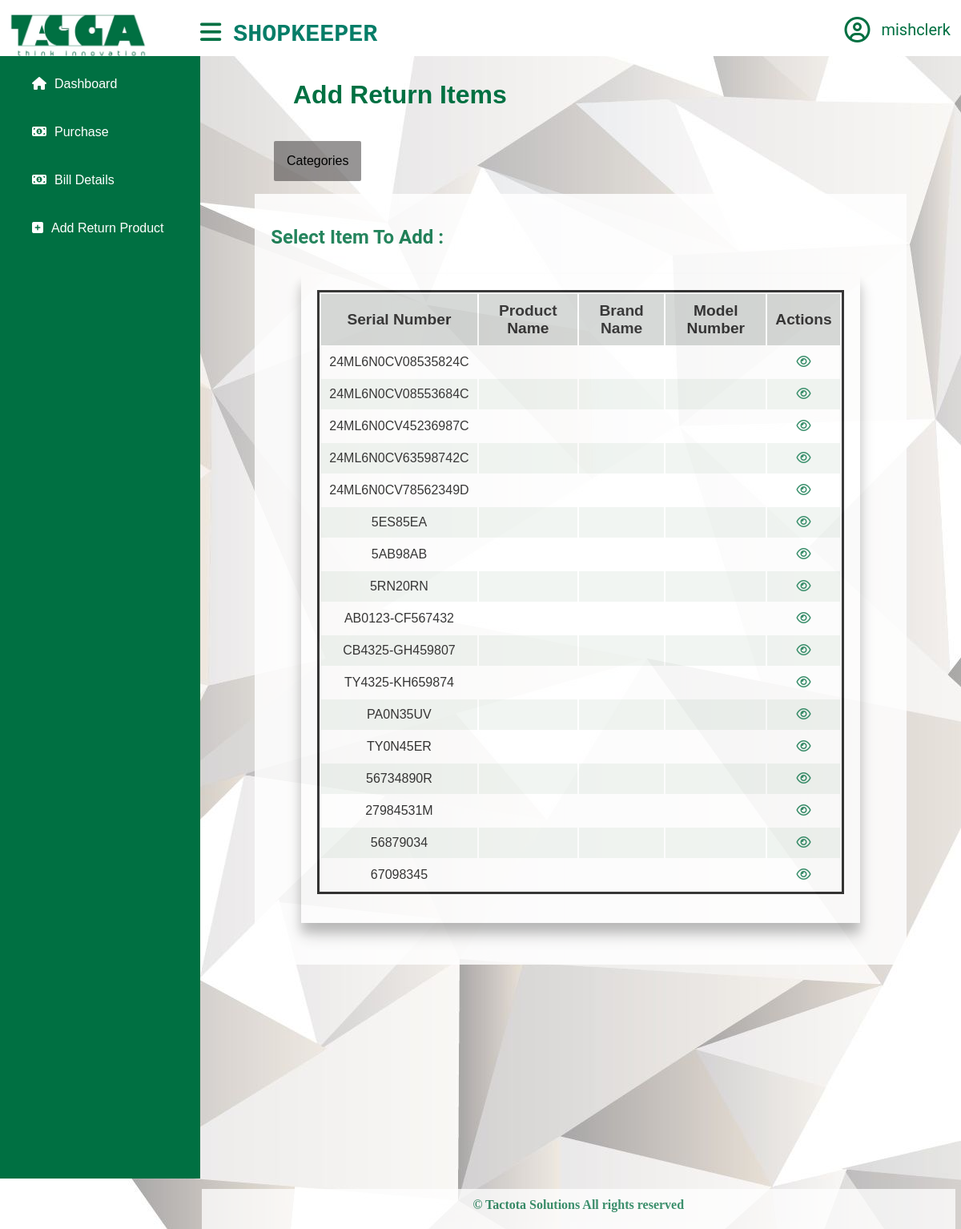
Screenshot of /views/shopkeeper_return_items.php (signed in) with the database file from the repository.
### tables this page shows
CREATE TABLE `user_account` (
  `emp_id` varchar(30) NOT NULL,
  `username` varchar(30) NOT NULL,
  `password` varchar(50) NOT NULL,
  `email` varchar(30) NOT NULL,
  `verified` tinyint(4) NOT NULL,
  `token` varchar(100) NOT NULL
);

CREATE TABLE `items` (
  `item_id` int(30) NOT NULL,
  `item_status` tinyint(1) NOT NULL,
  `serial_no` varchar(30) NOT NULL,
  `p_id` int(30) NOT NULL
);

### model/database.php (called while the page is built, shortened)
<?php
class database
{
    private static $_instance;
    private $_connection;
    public static function getInstance() {
        if(!isset(self::$_instance)) {
            self::$_instance = new self();
        }
        return self::$_instance;
    }
    private function __construct() {
        $this->_connection = new mysqli(host, username, password, dbname);
    }
    public function getConnection() {
        return $this->_connection;
    }
}

### controller/authenitication.php (called while the page is built, shortened)
<?php
  require_once("../model/authenitication_model.php");
class authenitication
{
    public function __construct()
    {
        $this->auth = new authenitication_model();
    }
    public function get_username(){
        $id=$_SESSION['emp_id'];
        return $this->auth->get_username($id);
    }
}

### model/authenitication_model.php (called while the page is built, shortened)
<?php
   require_once("database.php");
class authenitication_model{
       public function __construct() {
              $this->mysqli = database::getInstance()->getConnection();
           }
    public function get_username($id){
        $result = "";
        $query = $this->mysqli->query("SELECT username FROM user_account where user_account.emp_id='" . $id . "'");
            while ($row = $query->fetch_assoc()) {
                $result = $row;
            }
            return $result;
    }
}

### controller/inventory_maintain.php (called while the page is built, shortened)
<?php
require_once("../model/inventory_maintain_model.php");
class inventory_maintain
{
    public function __construct()
    {
        $this->inven = new inventory_maintain_model();
    }
    public function display_shopkeeper_return_items(){
        return $this->inven->shopkeeper_return_items();
    }
}

### model/inventory_maintain_model.php (called while the page is built, shortened)
<?php
require_once("database.php");
class inventory_maintain_model
{
    public function __construct() {
        $this->mysqli = database::getInstance()->getConnection();
    }
    public function shopkeeper_return_items(){
        $query=$this->mysqli->query("SELECT * FROM  product_list INNER JOIN items ON product_list.p_id=items.p_id AND items.item_status='1'");
        while ($row = $query->fetch_assoc()) {
            $result[]= $row;
        }
        return $result;
    }
}

### views/shopkeeper_return_items.php (the view, shortened to what this page needs)
<?php
   include 'shopkeeper_sidebar.php';
   require '../controller/inventory_maintain.php';
   $data=new inventory_maintain();
   $sql=$data->display_shopkeeper_return_items();
?>
<head>
    <link rel="stylesheet" href="../public/css/dropdown.css">
</head>
<div class="content" style="width:auto;">
    <h1 id="tbl-heading">Add Return Items</h1><br/>
    <div class="dropdown">
    <ul style="position:relative;z-index:10;">
        <li><a href="#">Categories</a>
        </li>
    </ul>
</div>
    <div class="page">
    <h2 style="color:#007042;">Select Item To Add :</h2>
    <div class="view-tbl">
       <table>
            <thead>
                <tr>
                   <th> Serial Number</th>
                    <th> Product Name</th>
                    <th> Brand Name</th>
                    <th> Model Number</th>
                    <th>Actions</th>
                </tr>
            </thead>
            <tbody>
            <?php
            foreach ($sql as $k => $v)
            {
                ?>
                <tr>
                    <td><?php echo $sql[$k]["serial_no"] ?></td>
                    <td><?php echo $sql[$k]["p_name"] ?></td>
		            <td><?php echo $sql[$k]["brand_name"] ?></td>
                    <td><?php echo $sql[$k]["model_no"] ?></td>
                    <td><a href="../controller/inventory_maintain.php?action=display_onereturnitem_details&id=<?php  echo $sql[$k]["serial_no"]; ?>" class="view">
                    <i class="fa fa-eye" aria-hidden="true" id="tbl-icon"></i></a></td>
                </tr>
                <?php
            } ?>
            </tbody>
       </table>
    </div>
    </div>
    <div class="footer">
		<p>© Tactota Solutions All rights reserved </p>
    </div>
</div>

### views/shopkeeper_sidebar.php (shortened to what this page needs)
<?php
require '../controller/authenitication.php';
$data = new authenitication();
$sql= $data->get_username();
?>
<!DOCTYPE html>
<html lang="en" dir="ltr">
<head>
    <link rel="stylesheet" href="../public/css/style1.css">
    <link rel="stylesheet" href="../public/css/view_user.css">
    <link rel="stylesheet" href="../public/css/shopkeeper.css">
    <link rel="stylesheet" href="https://cdnjs.cloudflare.com/ajax/libs/font-awesome/5.12.1/css/all.min.css">
</head>
<body>
<header>
    <div class="left_area">
        <table width=100% style="margin:0px;">
            <tr>
                <td>
                    <img src="../public/images/logo-s.jpeg" alt="Logo">
                </td>
                <td>
                    <label for="check"><i class="fas fa-bars" id="sidebar_btn">&nbsp&nbsp<span style="font-family: 'Courier New', monospace;">SHOPKEEPER</span></i></label>
                </td>
                <td style="width:15%;">
                    <div class="profile-wrapper">
                        <button class="dropbtn">
                            <i class="far fa-user-circle fa-2x"></i></a>
                        </button>
                        <?php
                     foreach ($sql as $value){
                        ?>
                        <p id="disp-name"><?php echo $value ?></p>
                        <?php
                         }
                ?>
                    </div>
                </td>
            </tr>
        </table>
    </div>
</header>
<div class="sidebar">
    <a href="shopkeeper_dashbord.php"><i class="fas fa-home"></i></i><span>Dashboard</span></a>
    <a href="purchase.php"><i class="fas fa-money-bill-alt"></i>Purchase</span></a>
    <a href="purchased_bills_details.php"><i class="fa fa-money" aria-hidden="true"></i><span>Bill Details</span></a>
    <a href="shopkeeper_return_items.php"><i class="fa fa-plus-square" aria-hidden="true"></i>Add Return Product</span></a>
</div>

### public/css/style1.css (style rules this page uses)
body { margin: 0; padding: 0; font-family: "Roboto", sans-serif; background-image: url(../images/12.jpg); }
ul,li { list-style: none; padding: 0; margin: 0; }
a { text-decoration:none; }
header { z-index: 1; position: fixed; background: white; width: calc(100% - 0%); top: 0; height: 70px; }
.left_area { margin: 0px; }
.left_area img { width:auto; height:70px; }
.left_area span { color: #067D68; }
.profile-wrapper { overflow: hidden; min-width:150px; max-width: 250px; text-align: right; float:right; margin-right: 10px; }
.profile-wrapper .dropbtn { border: none; outline: none; color:#007042; background-color: inherit; font-family: inherit; margin-right: 0; display: inline-block; }
#disp-name { display: inline-block; color: #007042; font-size: 20px; vertical-align: middle; padding-bottom: 18px; }
.sidebar { z-index: 1; top: 0; background: #007042; margin-top: 70px; padding-top: 5px; position: fixed; left: 0; width: 250px; height: calc(100% - 9%); transition: 0.5s; transition-property: left; overflow-y: auto; }
.sidebar a { color: #fff; font-family: 'Trebuchet MS', 'Lucida Sans Unicode', 'Lucida Grande', 'Lucida Sans', Arial, sans-serif; font-size: 16px; display: block; width: 100%; line-height: 60px; text-decoration: none; padding-left: 40px; box-sizing: border-box; transition: 0.5s; transition-property: background; }
.sidebar i { padding-right: 10px; }
label #sidebar_btn { z-index: 1; color: #007042; position: fixed; cursor: pointer; left: 250px; margin-top: -20px; font-size: 30px; transition: 0.5s; transition-property: color; }
.content { width: calc(100% ); margin-top: 60px; padding: 20px; margin-left: 250px; background-position: center; background-size: cover; height: 100vh; transition: 0.5s; }
button { background-color: #007042; padding: 5px 10px; text-align: center; text-decoration: none; display: inline-block; font-size: 16px; color: #fff; }

### public/css/view_user.css (style rules this page uses)
body { background-color:rgb(238, 238, 238); }
#tbl-heading { margin-left:3em; font-family: 'Trebuchet MS', 'Lucida Sans Unicode', 'Lucida Grande', 'Lucida Sans', Arial, sans-serif; text-align: left; color: #007042; font-weight: bold; margin-top: 20px; margin-bottom: 20px; font-size: 2em; }
.view-tbl table { border: 3px solid #000; width: 100%; margin-bottom: 1rem; }
.view-tbl tbody tr:nth-child(odd) { background-color: #fff; }
.view-tbl tbody tr:nth-child(even) { background-color: #eef3ef; }
.view-tbl th { font-size: 1.2em; padding:10px; background-color:#cccfcd; font-family: 'Trebuchet MS', 'Lucida Sans Unicode', 'Lucida Grande', 'Lucida Sans', Arial, sans-serif; }
.view-tbl td { font-size: 1em; padding: 10px; text-align: center; outline: none; font-family: 'Trebuchet MS', 'Lucida Sans Unicode', 'Lucida Grande', 'Lucida Sans', Arial, sans-serif; }
.view-tbl { box-shadow: 0 12px 12px 0 rgba(0, 0, 0, 0.2), 0 16px 20px 0 rgba(0, 0, 0, 0.19); display: flex; margin: 2em auto; background:#ffffff; background-size: cover; border:none; width:85%; padding: 20px; align-items: center; text-align: center; opacity: 90%; }
#tbl-icon { color:#007042; }
.footer { opacity: 0.75; text-align: center; color:#007042; font-weight: bolder; width:103.4%; background:white; height:50px; margin-left: -2%; margin-top:280px ; font-family: 'Times New Roman', Times, serif; }

### public/css/shopkeeper.css (style rules this page uses)
* { box-sizing: content-box; }
p { padding-top: 1.2%; }
.page { margin: 1em auto; background:#fff; background-size: cover; border:none; width:85%; padding: 20px; opacity: 85%; }

### public/css/dropdown.css (style rules this page uses)
.dropdown { margin-left: 72px; }
ul { list-style: none; padding: 0; margin: 0; }
ul li { display: block; position: relative; float: left; border-radius: 2px; background: rgba(70, 66, 66, 0.562); font-family: 'Trebuchet MS', 'Lucida Sans Unicode', 'Lucida Grande', 'Lucida Sans', Arial, sans-serif; color: #000; }
ul li a { display: block; padding: 1em; text-decoration: none; white-space: nowrap; color: #000; }
ul:before, ul:after { content: " "; display: table; }
ul:after { clear: both; }

### rows the page displays
user_account: username "mishclerk"
items: serial_no "24ML6N0CV08535824C"
items: serial_no "24ML6N0CV08553684C"
items: serial_no "24ML6N0CV45236987C"
items: serial_no "24ML6N0CV63598742C"
items: serial_no "24ML6N0CV78562349D"
items: serial_no "5ES85EA"
items: serial_no "5AB98AB"
items: serial_no "5RN20RN"
items: serial_no "AB0123-CF567432"
items: serial_no "CB4325-GH459807"
items: serial_no "TY4325-KH659874"
items: serial_no "PA0N35UV"
items: serial_no "TY0N45ER"
items: serial_no "56734890R"
items: serial_no "27984531M"
items: serial_no "56879034"
items: serial_no "67098345"
